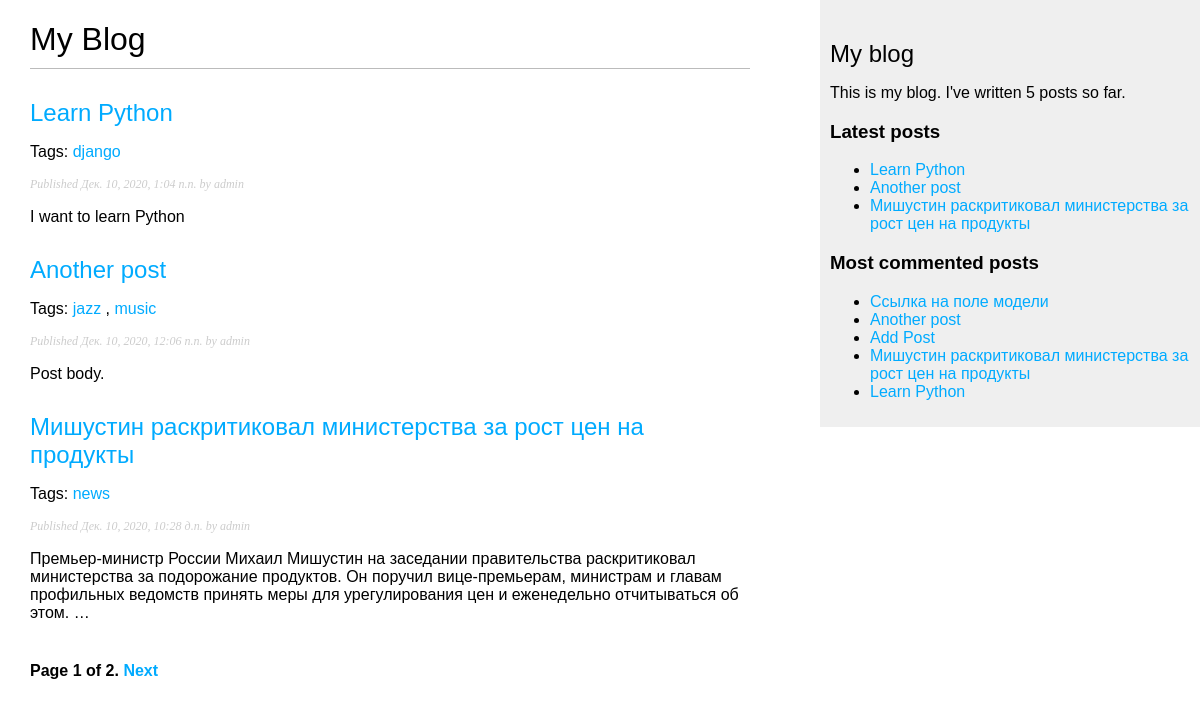
The page /blog/ on the database as committed earlier.
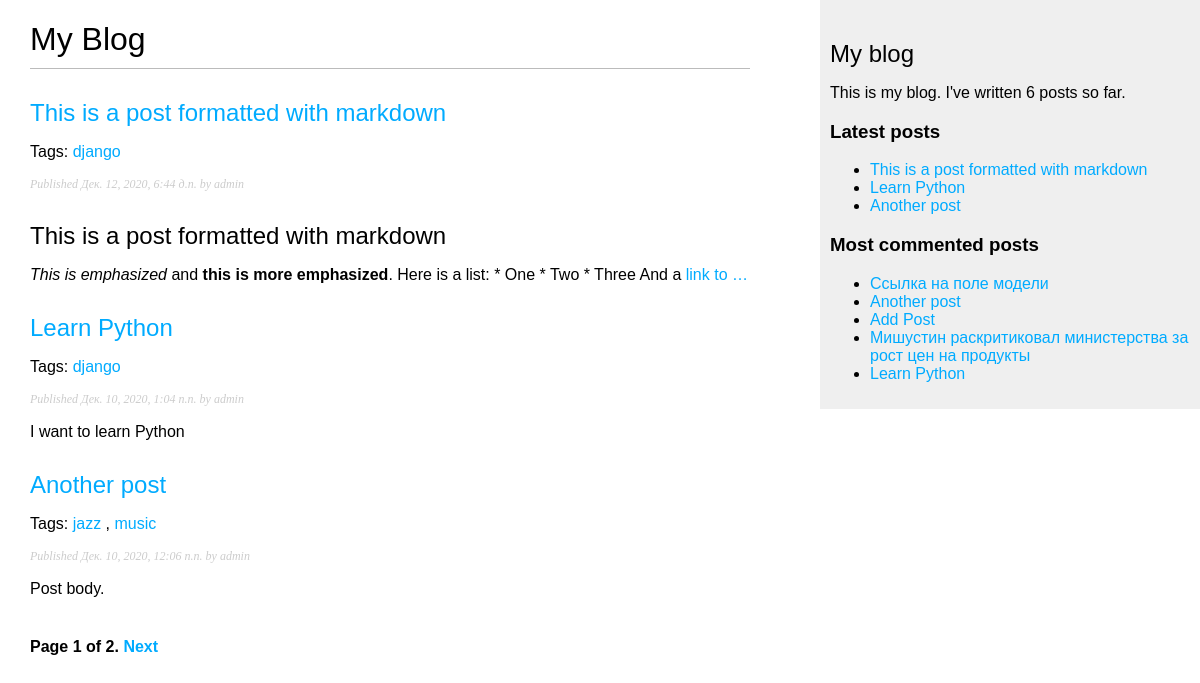
The same page on the database as committed later.
### blog/models.py (models this page shows, shortened)
class Post(models.Model):
    STATUS_CHOICES = (
        ('draft', 'Draft'),
        ('published', 'Published'),
    )
    title = models.CharField(max_length=250)
    slug = models.SlugField(max_length=250, unique_for_date='publish')
    author = models.ForeignKey(
        User, on_delete=models.CASCADE, related_name='blog_posts'
        )
    body = models.TextField()
    publish = models.DateTimeField(default=timezone.now)
    created = models.DateTimeField(auto_now_add=True)
    updated = models.DateTimeField(auto_now=True)
    status = models.CharField(
        max_length=10, choices=STATUS_CHOICES, default='draft'
        )
    objects = models.Manager() # Менеджер по умолчанию.
    published = PublishedManager() # Наш новый менеджер.
    tags = TaggableManager()
    def get_absolute_url(self):
        return reverse(
            'blog:post_detail', args=[self.publish.year,
            self.publish.month, self.publish.day, self.slug]
            )
    class Meta:
        verbose_name_plural = 'Посты'
        verbose_name = 'Пост'
        ordering = ('-publish',)

### blog/views.py (the view)
# urls.py: path('', views.post_list, name='post_list'),
def post_list(request, tag_slug=None):
    posts = Post.published.all() # одно и то же, что и Post.objects.all()
    object_list = Post.published.all()
    tag = None
    if tag_slug:
        tag = get_object_or_404(Tag, slug=tag_slug)
        object_list = object_list.filter(tags__in=[tag])
    paginator = Paginator(object_list, 3) # По 3 статьи на каждой странице.
    page = request.GET.get('page') #  извлекаем  из  запроса  GET-параметр
    try:
        posts = paginator.page(page) # получаем список объектов на нужной
    except PageNotAnInteger:
        posts = paginator.page(1)
    except EmptyPage:
        posts = paginator.page(paginator.num_pages)
    return render(
        request, 'blog/post/list.html',
        {'page': page, 'posts': posts, 'tag': tag}
        )

### blog/models.py (called while the page is built)
    def get_queryset(self):
        return super().get_queryset().filter(status='published')

### blog/templatetags/blog_tags.py (called while the page is built)
@register.simple_tag  # декоратор для регистрации нового тега
def total_posts():
    return Post.published.count()

@register.inclusion_tag('blog/post/latest_posts.html')
def show_latest_posts(count=5):
    latest_posts = Post.published.order_by('-publish')[:count]
    return {'latest_posts': latest_posts}

@register.simple_tag
def get_most_commented_posts(count=5):
    return Post.published.annotate(
        total_comments=Count('comments')
        ).order_by('-total_comments')[:count]

@register.filter(name='markdown')
def markdown_format(text):
    return mark_safe(markdown.markdown(text))

### blog/templates/blog/post/list.html (shortened to what this page needs)
{% extends "blog/base.html" %}
{% load blog_tags %}
{% block content %}
  <h1>My Blog</h1>
  {% for post in posts %}
    <h2>
      <a href="{{ post.get_absolute_url }}">
        {{ post.title }}
      </a>
    </h2>
    <p class="tags">
      Tags:
      {% for tag in post.tags.all %}
        <a href="{% url "blog:post_list_by_tag" tag.slug %}">
          {{ tag.name }}
        </a>
        {% if not forloop.last %}, {% endif %}
      {% endfor %}
    </p>
    <p class="date">
      Published {{ post.publish }} by {{ post.author }}
    </p>
    {{ post.body|markdown|truncatewords_html:30 }}
  {% endfor %}
  {% include "pagination.html" with page=posts %}
{% endblock %}

### blog/templates/blog/base.html (shortened to what this page needs)
{% load blog_tags %}
{% load static %}
<!DOCTYPE html>
<html>
<head>
  <link href="{% static 'css/blog.css' %}" rel="stylesheet">
</head>
<body>
  <div id="content">
    {% block content %}{% endblock %}
  </div>
  <div id="sidebar">
    <h2>My blog</h2>
    <p>This is my blog. I've written {% total_posts %} posts so far.</p>
    <h3>Latest posts</h3>
    {% show_latest_posts 3 %}
    <h3>Most commented posts</h3>
    {% get_most_commented_posts as most_commented_posts %}
    <ul>
      {% for post in most_commented_posts %}
        <li><a href="{{ post.get_absolute_url }}">{{ post.title }}</a></li>
      {% endfor %}
    </ul>
  </div>
</body>
</html>

### blog/templates/blog/post/latest_posts.html
<ul>
  {% for post in latest_posts %}
    <li>
      <a href="{{ post.get_absolute_url }}">{{ post.title }}</a>
    </li>
  {% endfor %}
</ul>

Rows that differ between the two databases and show on the page:
no longer on one of the page's lists (row unchanged): Post: title "Мишустин раскритиковал министерства за рост цен на продукты", publish "Дек. 10, 2020, 10:28 д.п.", author "admin", body "Премьер-министр России Михаил Мишустин на заседании правительства раскритиковал министерства за подорожание продуктов. Он поручил вице-премьерам, министрам и главам профильных ведомств принять меры для урегулирования цен и еженедельно отчитываться об этом. …"
added Post: title "This is a post formatted with markdown", publish "Дек. 12, 2020, 6:44 д.п.", author "admin", body "This is a post formatted with markdown This is emphasized and this is more emphasized . Here is a list: * One * Two * Three And a link to …", Tag (name "django")
computed for Post "Мишустин раскритиковал министерства за рост цен на продукты": loses Tag (name "news")
Other text that changed with them:
text no longer shown: "5"
text now shown: "6"
